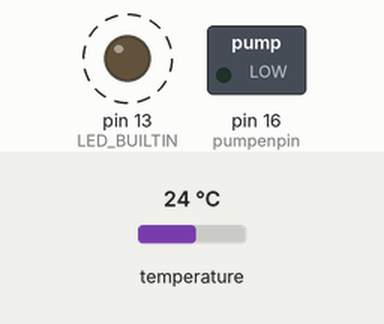
Simulated run of this sketch. Board: Arduino Uno, built with avr-gcc and run on an emulated ATmega328P. Parts: switched loads named in the sketch (green lamp = pin HIGH), output pins drawn as LEDs (lit = HIGH). Dashed ring = blinking. Inputs (shaded band) come from the test bench; at power-on: temperature 24 °C. What the sketch prints to the serial monitor is not drawn.

Above: at 0.5 s.
Timing chart, 0 to 4.6 s (numbered marks = the images above):
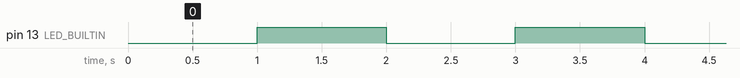

Measured:
- by itself, pin 13 (LED_BUILTIN): alternates HIGH for 1.0 s and LOW for 1.0 s

The sketch:

umwaelzpumpe_12_12_2021.ino
```cpp
/*
 * Softwarestand 12.12.2021
 * Steuerung Umwaelzpumpe der Warmwasserheizung,
 * wenn ca. 50-100ml heißes Wasser laeuft, ergibt es eine kleine Temperaturaenderung direkt am Anschlussrohr des
 * Heisswasserkessels. Die Umwaelzpumpe wird darauf hin eingeschaltet. Zwischen den Einschaltvorgängen
 * der Pumpe muss eine Pause von mindestens 36 Minuten liegen. Wird über 24 h keine Anforderung registriert,
 * wird wegen der thermischen Desinfektion ein Pumpenlauf gestartet.
*/
#include <OneWire.h>
#include <DallasTemperature.h>
#define ONE_WIRE_BUS 5 //D3: Dallas Tempsensor 18B20
#define pumpenpin 16 // SSR Anschluss um Pumpe zu steuern
#define TEMPERATURE_PRECISION 12
OneWire oneWire(ONE_WIRE_BUS);
DallasTemperature sensors(&oneWire);
DeviceAddress Thermometer;
//************************************************************************************************************
void setup() {
  Serial.begin(115200);
  pinMode(pumpenpin, OUTPUT);
  pinMode(LED_BUILTIN, OUTPUT);
  sensors.begin();
  Serial.print("\nVersion vom 12.12.2021, \n\nLocating devices..."); Serial.print("Found ");
  Serial.print(sensors.getDeviceCount(), DEC); Serial.println(" devices.");
  if (!sensors.getAddress(Thermometer, 0)) Serial.println("Unable to find address for Device 0");
  Serial.print("Device 0 Address: ");
  for (uint8_t i = 0; i < 8; i++) {
    if (Thermometer[i] < 16) Serial.print("0"); Serial.print(Thermometer[i], HEX);//zero pad the address if necessary
  }
  Serial.println("");
  sensors.setResolution(Thermometer, TEMPERATURE_PRECISION); //hohe Genauigkeit
}
//************************************************************************************************************
void loop() {
  static float t[] = {0.0,  0.0,  0.0,  0.0,  0.0}; //letzten 5 Temepraturwerte speichern
  float temperatur_delta = 0.0;
  static unsigned long timer_24h = 0,timer_1Sekunde = 0, ausgabecnt = 0; //ausgabecount muss bis 86400 gehen, soviel Sekunden hat ein Tag
  static int cnt = 0;
  sensors.requestTemperatures(); // Send the command to get temperatures
  float temperatur = sensors.getTempCByIndex(0);
  Serial.print(++ausgabecnt);
  Serial.print(" Counter, Software vom 09.11.2021, Temperatur betraegt: "); Serial.println(temperatur);
  if(++cnt >= 5) cnt = 0;
  t[cnt] = temperatur;
  int cnt_alt = (cnt + 6) % 5;            // Es wird der Wert von vor 5 Messungen aus dem Ringpuffer ermittelt
  temperatur_delta = t[cnt]-t[cnt_alt]; // Temperaturdifferenz der letzten 5 Messzyklen bzw. Sekunden
  if(temperatur_delta >= 0.12) {        // kleinste Temeraturaenderung ist 0,06°C,
    if(pumpe(true) == true) {           // wenn binnen 5 Sekunden > = 0.12°C gestiegen ist, Pumpe an!
      ausgabecnt = 0;
      timer_24h = millis();             // 24h-Timer neu starten
    }
  }
  else pumpe(false);
  if (millis() - timer_24h > 24*60*60*1000) { //1x am Tag soll Pumpe laufen wegen thermische Desinfektion (also vor allem im Urlaub)
    timer_24h = millis();
    if(pumpe(true) == true) ausgabecnt = 0;
  }
  while((millis()) - timer_1Sekunde < 1000) yield();
  timer_1Sekunde = millis();
  digitalWrite(LED_BUILTIN, !digitalRead(LED_BUILTIN)); //eingebaute blaue LED blinkt im Sekundenrythmus, d.h. Programm laeuft
}
//*********************************************************************
boolean pumpe(boolean pumpe_soll_laufen) {
  static unsigned long timer_pumpenlaufzeit = 0, timer_pause = 0; //timer_pumpenlaufzeit: steuert Laufzeit der Pumpe, timer_pause steuert die Größe der Pause zwischen den Laufzeiten
  static boolean pumpe_laeuft = false;
  if(pumpe_soll_laufen == true && pumpe_laeuft == false && (millis() - timer_pause) > 36*60*1000) {        //Pumpe soll nur alle 30 Minuten
    pumpe_laeuft = true;                                                                                   //laufen (36Min-6 Min Laufzeit = 30Min)
    digitalWrite(pumpenpin, HIGH);
    Serial.println("Pumpe ein");
    timer_pumpenlaufzeit = millis();
    timer_pause = millis();
    return(true);
  }
  if(pumpe_soll_laufen == false && pumpe_laeuft == true && (millis() - timer_pumpenlaufzeit) > 6*60*1000) { //Pumpe laeuft für 6 Minuten
    pumpe_laeuft = false;
    digitalWrite(pumpenpin, LOW);
    Serial.println("Pumpe aus");
  }
  return(false);
}
//*****************************************************************************************************
```
